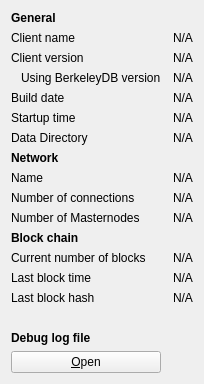
     <widget class="QWidget" name="tab_info">
      <attribute name="title">
       <string>&amp;Information</string>
      </attribute>
      <layout class="QGridLayout" name="gridLayout" columnstretch="0,0">
       <property name="horizontalSpacing">
        <number>12</number>
       </property>
       <item row="0" column="0">
        <widget class="QLabel" name="generalHeader">
         <property name="font">
          <font>
           <weight>75</weight>
           <bold>true</bold>
          </font>
         </property>
         <property name="text">
          <string>General</string>
         </property>
        </widget>
       </item>
       <item row="1" column="0">
        <widget class="QLabel" name="clientNameLabel">
         <property name="text">
          <string>Client name</string>
         </property>
        </widget>
       </item>
       <item row="1" column="1">
        <widget class="QLabel" name="clientName">
         <property name="cursor">
          <cursorShape>IBeamCursor</cursorShape>
         </property>
         <property name="text">
          <string>N/A</string>
         </property>
         <property name="textFormat">
          <enum>Qt::PlainText</enum>
         </property>
         <property name="textInteractionFlags">
          <set>Qt::LinksAccessibleByMouse|Qt::TextSelectableByKeyboard|Qt::TextSelectableByMouse</set>
         </property>
        </widget>
       </item>
       <item row="2" column="0">
        <widget class="QLabel" name="clientVersionLabel">
         <property name="text">
          <string>Client version</string>
         </property>
        </widget>
       </item>
       <item row="2" column="1">
        <widget class="QLabel" name="clientVersion">
         <property name="cursor">
          <cursorShape>IBeamCursor</cursorShape>
         </property>
         <property name="text">
          <string>N/A</string>
         </property>
         <property name="textFormat">
          <enum>Qt::PlainText</enum>
         </property>
         <property name="textInteractionFlags">
          <set>Qt::LinksAccessibleByMouse|Qt::TextSelectableByKeyboard|Qt::TextSelectableByMouse</set>
         </property>
        </widget>
       </item>
       <item row="3" column="0">
        <widget class="QLabel" name="berkeleyDBVersionLabel">
         <property name="text">
          <string>Using BerkeleyDB version</string>
         </property>
         <property name="indent">
          <number>10</number>
         </property>
        </widget>
       </item>
       <item row="3" column="1">
        <widget class="QLabel" name="berkeleyDBVersion">
         <property name="cursor">
          <cursorShape>IBeamCursor</cursorShape>
         </property>
         <property name="text">
          <string>N/A</string>
         </property>
         <property name="textFormat">
          <enum>Qt::PlainText</enum>
         </property>
         <property name="textInteractionFlags">
          <set>Qt::LinksAccessibleByMouse|Qt::TextSelectableByKeyboard|Qt::TextSelectableByMouse</set>
         </property>
        </widget>
       </item>
       <item row="4" column="0">
        <widget class="QLabel" name="buildDateLabel">
         <property name="text">
          <string>Build date</string>
         </property>
        </widget>
       </item>
       <item row="4" column="1">
        <widget class="QLabel" name="buildDate">
         <property name="cursor">
          <cursorShape>IBeamCursor</cursorShape>
         </property>
         <property name="text">
          <string>N/A</string>
         </property>
         <property name="textFormat">
          <enum>Qt::PlainText</enum>
         </property>
         <property name="textInteractionFlags">
          <set>Qt::LinksAccessibleByMouse|Qt::TextSelectableByKeyboard|Qt::TextSelectableByMouse</set>
         </property>
        </widget>
       </item>
       <item row="5" column="0">
        <widget class="QLabel" name="startupTimeLabel">
         <property name="text">
          <string>Startup time</string>
         </property>
        </widget>
       </item>
       <item row="5" column="1">
        <widget class="QLabel" name="startupTime">
         <property name="cursor">
          <cursorShape>IBeamCursor</cursorShape>
         </property>
         <property name="text">
          <string>N/A</string>
         </property>
         <property name="textFormat">
          <enum>Qt::PlainText</enum>
         </property>
         <property name="textInteractionFlags">
          <set>Qt::LinksAccessibleByMouse|Qt::TextSelectableByKeyboard|Qt::TextSelectableByMouse</set>
         </property>
        </widget>
       </item>
       <item row="6" column="0">
        <widget class="QLabel" name="dataDirLabel">
         <property name="text">
          <string>Data Directory</string>
         </property>
        </widget>
       </item>
       <item row="6" column="1">
        <widget class="QLabel" name="dataDir">
         <property name="text">
          <string>N/A</string>
         </property>
        </widget>
       </item>
       <item row="7" column="0">
        <widget class="QLabel" name="networkHeader">
         <property name="font">
          <font>
           <weight>75</weight>
           <bold>true</bold>
          </font>
         </property>
         <property name="text">
          <string>Network</string>
         </property>
        </widget>
       </item>
       <item row="8" column="0">
        <widget class="QLabel" name="networkNameLabel">
         <property name="text">
          <string>Name</string>
         </property>
        </widget>
       </item>
       <item row="8" column="1">
        <widget class="QLabel" name="networkName">
         <property name="cursor">
          <cursorShape>IBeamCursor</cursorShape>
         </property>
         <property name="text">
          <string>N/A</string>
         </property>
         <property name="textFormat">
          <enum>Qt::PlainText</enum>
         </property>
         <property name="textInteractionFlags">
          <set>Qt::LinksAccessibleByMouse|Qt::TextSelectableByKeyboard|Qt::TextSelectableByMouse</set>
         </property>
        </widget>
       </item>
       <item row="9" column="0">
        <widget class="QLabel" name="numberOfConnectionsLabel">
         <property name="text">
          <string>Number of connections</string>
         </property>
        </widget>
       </item>
       <item row="9" column="1">
        <widget class="QLabel" name="numberOfConnections">
         <property name="cursor">
          <cursorShape>IBeamCursor</cursorShape>
         </property>
         <property name="text">
          <string>N/A</string>
         </property>
         <property name="textFormat">
          <enum>Qt::PlainText</enum>
         </property>
         <property name="textInteractionFlags">
          <set>Qt::LinksAccessibleByMouse|Qt::TextSelectableByKeyboard|Qt::TextSelectableByMouse</set>
         </property>
        </widget>
       </item>
       <item row="10" column="0">
        <widget class="QLabel" name="masternodeCountLabel">
         <property name="text">
          <string>Number of Masternodes</string>
         </property>
        </widget>
       </item>
       <item row="10" column="1">
        <widget class="QLabel" name="masternodeCount">
         <property name="cursor">
          <cursorShape>IBeamCursor</cursorShape>
         </property>
         <property name="text">
          <string>N/A</string>
         </property>
         <property name="textFormat">
          <enum>Qt::PlainText</enum>
         </property>
         <property name="textInteractionFlags">
          <set>Qt::LinksAccessibleByMouse|Qt::TextSelectableByKeyboard|Qt::TextSelectableByMouse</set>
         </property>
        </widget>
       </item>
       <item row="11" column="0">
        <widget class="QLabel" name="blockchainHeader">
         <property name="font">
          <font>
           <weight>75</weight>
           <bold>true</bold>
          </font>
         </property>
         <property name="text">
          <string>Block chain</string>
         </property>
        </widget>
       </item>
       <item row="12" column="0">
        <widget class="QLabel" name="numberOfBlocksLabel">
         <property name="text">
          <string>Current number of blocks</string>
         </property>
        </widget>
       </item>
       <item row="12" column="1">
        <widget class="QLabel" name="numberOfBlocks">
         <property name="cursor">
          <cursorShape>IBeamCursor</cursorShape>
         </property>
         <property name="text">
          <string>N/A</string>
         </property>
         <property name="textFormat">
          <enum>Qt::PlainText</enum>
         </property>
         <property name="textInteractionFlags">
          <set>Qt::LinksAccessibleByMouse|Qt::TextSelectableByKeyboard|Qt::TextSelectableByMouse</set>
         </property>
        </widget>
       </item>
       <item row="13" column="0">
        <widget class="QLabel" name="lastBlockTimeLabel">
         <property name="text">
          <string>Last block time</string>
         </property>
        </widget>
       </item>
       <item row="13" column="1">
        <widget class="QLabel" name="lastBlockTime">
         <property name="cursor">
          <cursorShape>IBeamCursor</cursorShape>
         </property>
         <property name="text">
          <string>N/A</string>
         </property>
         <property name="textFormat">
          <enum>Qt::PlainText</enum>
         </property>
         <property name="textInteractionFlags">
          <set>Qt::LinksAccessibleByMouse|Qt::TextSelectableByKeyboard|Qt::TextSelectableByMouse</set>
         </property>
        </widget>
       </item>
       <item row="14" column="0">
        <widget class="QLabel" name="lastBlockHashLabel">
         <property name="text">
          <string>Last block hash</string>
         </property>
        </widget>
       </item>
       <item row="14" column="1">
        <widget class="QLabel" name="lastBlockHash">
         <property name="text">
          <string>N/A</string>
         </property>
        </widget>
       </item>
       <item row="15" column="0">
        <spacer name="verticalSpacer_2">
         <property name="orientation">
          <enum>Qt::Vertical</enum>
         </property>
         <property name="sizeHint" stdset="0">
          <size>
           <width>20</width>
           <height>20</height>
          </size>
         </property>
        </spacer>
       </item>
       <item row="16" column="0">
        <widget class="QLabel" name="debugLogFileHeader">
         <property name="font">
          <font>
           <weight>75</weight>
           <bold>true</bold>
          </font>
         </property>
         <property name="text">
          <string>Debug log file</string>
         </property>
        </widget>
       </item>
       <item row="17" column="0">
        <widget class="QPushButton" name="openDebugLogfileButton">
         <property name="toolTip">
          <string>Open the Lightcoin debug log file from the current data directory. This can take a few seconds for large log files.</string>
         </property>
         <property name="text">
          <string>&amp;Open</string>
         </property>
         <property name="autoDefault">
          <bool>false</bool>
         </property>
        </widget>
       </item>
      </layout>
     </widget>
